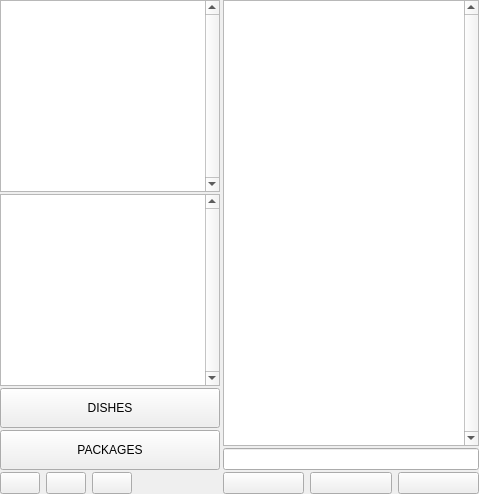
       <widget class="QWidget" name="wLeft" native="true">
        <property name="sizePolicy">
         <sizepolicy hsizetype="Preferred" vsizetype="Preferred">
          <horstretch>2</horstretch>
          <verstretch>0</verstretch>
         </sizepolicy>
        </property>
        <property name="focusPolicy">
         <enum>Qt::NoFocus</enum>
        </property>
        <layout class="QVBoxLayout" name="verticalLayout_3">
         <property name="leftMargin">
          <number>0</number>
         </property>
         <property name="topMargin">
          <number>0</number>
         </property>
         <property name="rightMargin">
          <number>0</number>
         </property>
         <property name="bottomMargin">
          <number>0</number>
         </property>
         <item>
          <widget class="QWidget" name="wDish" native="true">
           <property name="focusPolicy">
            <enum>Qt::NoFocus</enum>
           </property>
           <layout class="QHBoxLayout" name="horizontalLayout_5">
            <property name="spacing">
             <number>3</number>
            </property>
            <property name="leftMargin">
             <number>0</number>
            </property>
            <property name="topMargin">
             <number>0</number>
            </property>
            <property name="rightMargin">
             <number>0</number>
            </property>
            <property name="bottomMargin">
             <number>0</number>
            </property>
            <item>
             <widget class="QWidget" name="wDishPart" native="true">
              <property name="sizePolicy">
               <sizepolicy hsizetype="Fixed" vsizetype="Preferred">
                <horstretch>0</horstretch>
                <verstretch>1</verstretch>
               </sizepolicy>
              </property>
              <property name="minimumSize">
               <size>
                <width>220</width>
                <height>0</height>
               </size>
              </property>
              <property name="maximumSize">
               <size>
                <width>220</width>
                <height>16777215</height>
               </size>
              </property>
              <property name="focusPolicy">
               <enum>Qt::NoFocus</enum>
              </property>
              <layout class="QVBoxLayout" name="verticalLayout_5">
               <property name="spacing">
                <number>2</number>
               </property>
               <property name="leftMargin">
                <number>0</number>
               </property>
               <property name="topMargin">
                <number>0</number>
               </property>
               <property name="rightMargin">
                <number>0</number>
               </property>
               <property name="bottomMargin">
                <number>0</number>
               </property>
               <item>
                <widget class="QTableWidget" name="tblPart2">
                 <property name="minimumSize">
                  <size>
                   <width>0</width>
                   <height>0</height>
                  </size>
                 </property>
                 <property name="maximumSize">
                  <size>
                   <width>16777215</width>
                   <height>16777215</height>
                  </size>
                 </property>
                 <property name="focusPolicy">
                  <enum>Qt::NoFocus</enum>
                 </property>
                 <property name="verticalScrollBarPolicy">
                  <enum>Qt::ScrollBarAlwaysOn</enum>
                 </property>
                 <property name="horizontalScrollBarPolicy">
                  <enum>Qt::ScrollBarAlwaysOff</enum>
                 </property>
                 <property name="editTriggers">
                  <set>QAbstractItemView::NoEditTriggers</set>
                 </property>
                 <property name="selectionMode">
                  <enum>QAbstractItemView::SingleSelection</enum>
                 </property>
                 <property name="showGrid">
                  <bool>false</bool>
                 </property>
                 <attribute name="horizontalHeaderVisible">
                  <bool>false</bool>
                 </attribute>
                 <attribute name="horizontalHeaderMinimumSectionSize">
                  <number>200</number>
                 </attribute>
                 <attribute name="horizontalHeaderDefaultSectionSize">
                  <number>200</number>
                 </attribute>
                 <attribute name="verticalHeaderVisible">
                  <bool>false</bool>
                 </attribute>
                 <attribute name="verticalHeaderDefaultSectionSize">
                  <number>45</number>
                 </attribute>
                 <column>
                  <property name="text">
                   <string>New Column</string>
                  </property>
                 </column>
                </widget>
               </item>
               <item>
                <widget class="QListWidget" name="lstCombo">
                 <property name="focusPolicy">
                  <enum>Qt::NoFocus</enum>
                 </property>
                 <property name="verticalScrollBarPolicy">
                  <enum>Qt::ScrollBarAlwaysOn</enum>
                 </property>
                 <property name="horizontalScrollBarPolicy">
                  <enum>Qt::ScrollBarAlwaysOff</enum>
                 </property>
                 <property name="editTriggers">
                  <set>QAbstractItemView::NoEditTriggers</set>
                 </property>
                 <property name="selectionMode">
                  <enum>QAbstractItemView::NoSelection</enum>
                 </property>
                </widget>
               </item>
               <item>
                <widget class="QPushButton" name="btnShowDishes">
                 <property name="minimumSize">
                  <size>
                   <width>0</width>
                   <height>40</height>
                  </size>
                 </property>
                 <property name="focusPolicy">
                  <enum>Qt::NoFocus</enum>
                 </property>
                 <property name="text">
                  <string>DISHES</string>
                 </property>
                 <property name="iconSize">
                  <size>
                   <width>32</width>
                   <height>32</height>
                  </size>
                 </property>
                </widget>
               </item>
               <item>
                <widget class="QPushButton" name="btnShowPackages">
                 <property name="minimumSize">
                  <size>
                   <width>0</width>
                   <height>40</height>
                  </size>
                 </property>
                 <property name="focusPolicy">
                  <enum>Qt::NoFocus</enum>
                 </property>
                 <property name="text">
                  <string>PACKAGES</string>
                 </property>
                 <property name="iconSize">
                  <size>
                   <width>32</width>
                   <height>32</height>
                  </size>
                 </property>
                </widget>
               </item>
               <item>
                <widget class="QWidget" name="wPart2Buttons" native="true">
                 <property name="minimumSize">
                  <size>
                   <width>0</width>
                   <height>0</height>
                  </size>
                 </property>
                 <property name="focusPolicy">
                  <enum>Qt::NoFocus</enum>
                 </property>
                 <layout class="QHBoxLayout" name="horizontalLayout_2">
                  <property name="leftMargin">
                   <number>0</number>
                  </property>
                  <property name="topMargin">
                   <number>0</number>
                  </property>
                  <property name="rightMargin">
                   <number>0</number>
                  </property>
                  <property name="bottomMargin">
                   <number>0</number>
                  </property>
                  <item>
                   <widget class="QPushButton" name="btnPartUp">
                    <property name="sizePolicy">
                     <sizepolicy hsizetype="Minimum" vsizetype="Preferred">
                      <horstretch>0</horstretch>
                      <verstretch>0</verstretch>
                     </sizepolicy>
                    </property>
                    <property name="focusPolicy">
                     <enum>Qt::NoFocus</enum>
                    </property>
                    <property name="text">
                     <string/>
                    </property>
                    <property name="icon">
                     <iconset resource="../resources/resources.qrc">
                      <normaloff>:/up.png</normaloff>:/up.png</iconset>
                    </property>
                    <property name="iconSize">
                     <size>
                      <width>32</width>
                      <height>32</height>
                     </size>
                    </property>
                   </widget>
                  </item>
                  <item>
                   <widget class="QPushButton" name="btnPartDown">
                    <property name="sizePolicy">
                     <sizepolicy hsizetype="Minimum" vsizetype="Preferred">
                      <horstretch>0</horstretch>
                      <verstretch>0</verstretch>
                     </sizepolicy>
                    </property>
                    <property name="focusPolicy">
                     <enum>Qt::NoFocus</enum>
                    </property>
                    <property name="text">
                     <string/>
                    </property>
                    <property name="icon">
                     <iconset resource="../resources/resources.qrc">
                      <normaloff>:/down.png</normaloff>:/down.png</iconset>
                    </property>
                    <property name="iconSize">
                     <size>
                      <width>32</width>
                      <height>32</height>
                     </size>
                    </property>
                   </widget>
                  </item>
                  <item>
                   <widget class="QPushButton" name="btnClearFilter">
                    <property name="sizePolicy">
                     <sizepolicy hsizetype="Minimum" vsizetype="Preferred">
                      <horstretch>0</horstretch>
                      <verstretch>0</verstretch>
                     </sizepolicy>
                    </property>
                    <property name="focusPolicy">
                     <enum>Qt::NoFocus</enum>
                    </property>
                    <property name="text">
                     <string/>
                    </property>
                    <property name="icon">
                     <iconset resource="../resources/resources.qrc">
                      <normaloff>:/filter_clear.png</normaloff>:/filter_clear.png</iconset>
                    </property>
                    <property name="iconSize">
                     <size>
                      <width>32</width>
                      <height>32</height>
                     </size>
                    </property>
                   </widget>
                  </item>
                  <item>
                   <spacer name="horizontalSpacer_3">
                    <property name="focusPolicy">
                     <enum>Qt::NoFocus</enum>
                    </property>
                    <property name="orientation">
                     <enum>Qt::Horizontal</enum>
                    </property>
                    <property name="sizeHint" stdset="0">
                     <size>
                      <width>40</width>
                      <height>20</height>
                     </size>
                    </property>
                   </spacer>
                  </item>
                 </layout>
                </widget>
               </item>
              </layout>
             </widget>
            </item>
            <item>
             <widget class="QWidget" name="wDish_2" native="true">
              <property name="sizePolicy">
               <sizepolicy hsizetype="Preferred" vsizetype="Preferred">
                <horstretch>0</horstretch>
                <verstretch>0</verstretch>
               </sizepolicy>
              </property>
              <property name="focusPolicy">
               <enum>Qt::NoFocus</enum>
              </property>
              <layout class="QVBoxLayout" name="verticalLayout_4">
               <property name="spacing">
                <number>2</number>
               </property>
               <property name="leftMargin">
                <number>0</number>
               </property>
               <property name="topMargin">
                <number>0</number>
               </property>
               <property name="rightMargin">
                <number>0</number>
               </property>
               <property name="bottomMargin">
                <number>0</number>
               </property>
               <item>
                <widget class="QTableWidget" name="tblDishes">
                 <property name="sizePolicy">
                  <sizepolicy hsizetype="Preferred" vsizetype="Preferred">
                   <horstretch>0</horstretch>
                   <verstretch>1</verstretch>
                  </sizepolicy>
                 </property>
                 <property name="focusPolicy">
                  <enum>Qt::NoFocus</enum>
                 </property>
                 <property name="verticalScrollBarPolicy">
                  <enum>Qt::ScrollBarAlwaysOn</enum>
                 </property>
                 <property name="horizontalScrollBarPolicy">
                  <enum>Qt::ScrollBarAlwaysOff</enum>
                 </property>
                 <property name="editTriggers">
                  <set>QAbstractItemView::NoEditTriggers</set>
                 </property>
                 <property name="selectionMode">
                  <enum>QAbstractItemView::NoSelection</enum>
                 </property>
                 <property name="showGrid">
                  <bool>false</bool>
                 </property>
                 <property name="gridStyle">
                  <enum>Qt::NoPen</enum>
                 </property>
                 <property name="columnCount">
                  <number>0</number>
                 </property>
                 <attribute name="horizontalHeaderVisible">
                  <bool>false</bool>
                 </attribute>
                 <attribute name="horizontalHeaderDefaultSectionSize">
                  <number>100</number>
                 </attribute>
                 <attribute name="verticalHeaderVisible">
                  <bool>false</bool>
                 </attribute>
                 <attribute name="verticalHeaderDefaultSectionSize">
                  <number>100</number>
                 </attribute>
                </widget>
               </item>
               <item>
                <widget class="QWidget" name="leAddress" native="true">
                 <property name="focusPolicy">
                  <enum>Qt::NoFocus</enum>
                 </property>
                 <layout class="QHBoxLayout" name="horizontalLayout_6">
                  <property name="leftMargin">
                   <number>0</number>
                  </property>
                  <property name="topMargin">
                   <number>0</number>
                  </property>
                  <property name="rightMargin">
                   <number>0</number>
                  </property>
                  <property name="bottomMargin">
                   <number>0</number>
                  </property>
                  <item>
                   <widget class="QLineEdit" name="leInfo">
                    <property name="focusPolicy">
                     <enum>Qt::NoFocus</enum>
                    </property>
                   </widget>
                  </item>
                 </layout>
                </widget>
               </item>
               <item>
                <widget class="QWidget" name="wDishButtons" native="true">
                 <property name="focusPolicy">
                  <enum>Qt::NoFocus</enum>
                 </property>
                 <layout class="QHBoxLayout" name="horizontalLayout_3">
                  <property name="leftMargin">
                   <number>0</number>
                  </property>
                  <property name="topMargin">
                   <number>0</number>
                  </property>
                  <property name="rightMargin">
                   <number>0</number>
                  </property>
                  <property name="bottomMargin">
                   <number>0</number>
                  </property>
                  <item>
                   <widget class="QPushButton" name="btnDishUp">
                    <property name="sizePolicy">
                     <sizepolicy hsizetype="Minimum" vsizetype="Preferred">
                      <horstretch>0</horstretch>
                      <verstretch>0</verstretch>
                     </sizepolicy>
                    </property>
                    <property name="focusPolicy">
                     <enum>Qt::NoFocus</enum>
                    </property>
                    <property name="text">
                     <string/>
                    </property>
                    <property name="icon">
                     <iconset resource="../resources/resources.qrc">
                      <normaloff>:/up.png</normaloff>:/up.png</iconset>
                    </property>
                    <property name="iconSize">
                     <size>
                      <width>32</width>
                      <height>32</height>
                     </size>
                    </property>
                   </widget>
                  </item>
                  <item>
                   <widget class="QPushButton" name="btnDishDown">
                    <property name="sizePolicy">
                     <sizepolicy hsizetype="Minimum" vsizetype="Preferred">
                      <horstretch>0</horstretch>
                      <verstretch>0</verstretch>
                     </sizepolicy>
                    </property>
                    <property name="focusPolicy">
                     <enum>Qt::NoFocus</enum>
                    </property>
                    <property name="text">
                     <string/>
                    </property>
                    <property name="icon">
                     <iconset resource="../resources/resources.qrc">
                      <normaloff>:/down.png</normaloff>:/down.png</iconset>
                    </property>
                    <property name="iconSize">
                     <size>
                      <width>32</width>
                      <height>32</height>
                     </size>
                    </property>
                   </widget>
                  </item>
                  <item>
                   <widget class="QPushButton" name="btnCostumer">
                    <property name="sizePolicy">
                     <sizepolicy hsizetype="Minimum" vsizetype="Preferred">
                      <horstretch>0</horstretch>
                      <verstretch>0</verstretch>
                     </sizepolicy>
                    </property>
                    <property name="focusPolicy">
                     <enum>Qt::NoFocus</enum>
                    </property>
                    <property name="text">
                     <string/>
                    </property>
                    <property name="icon">
                     <iconset resource="../resources/resources.qrc">
                      <normaloff>:/phone-call.png</normaloff>:/phone-call.png</iconset>
                    </property>
                    <property name="iconSize">
                     <size>
                      <width>32</width>
                      <height>32</height>
                     </size>
                    </property>
                   </widget>
                  </item>
                 </layout>
                </widget>
               </item>
              </layout>
             </widget>
            </item>
           </layout>
          </widget>
         </item>
        </layout>
       </widget>
